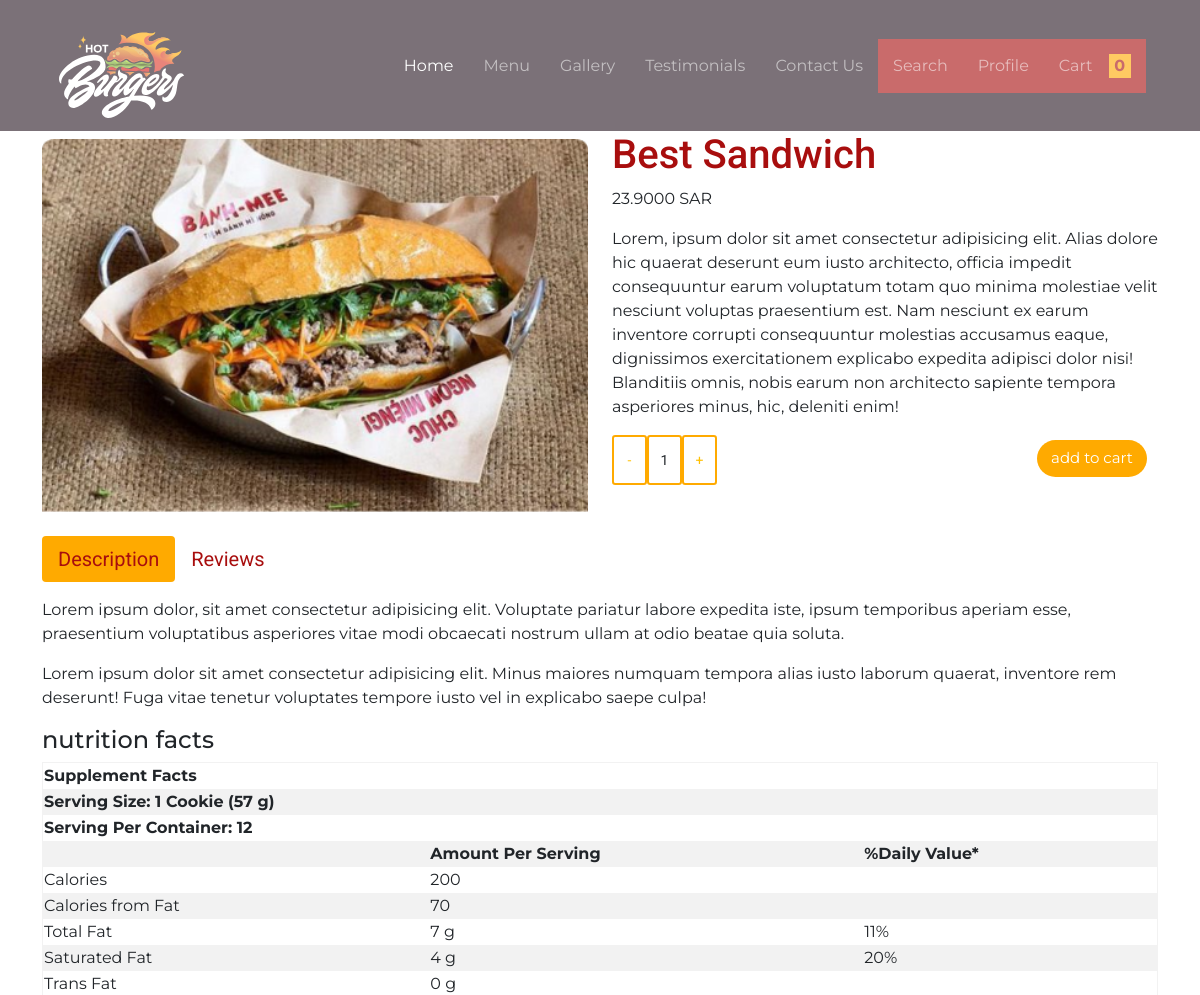
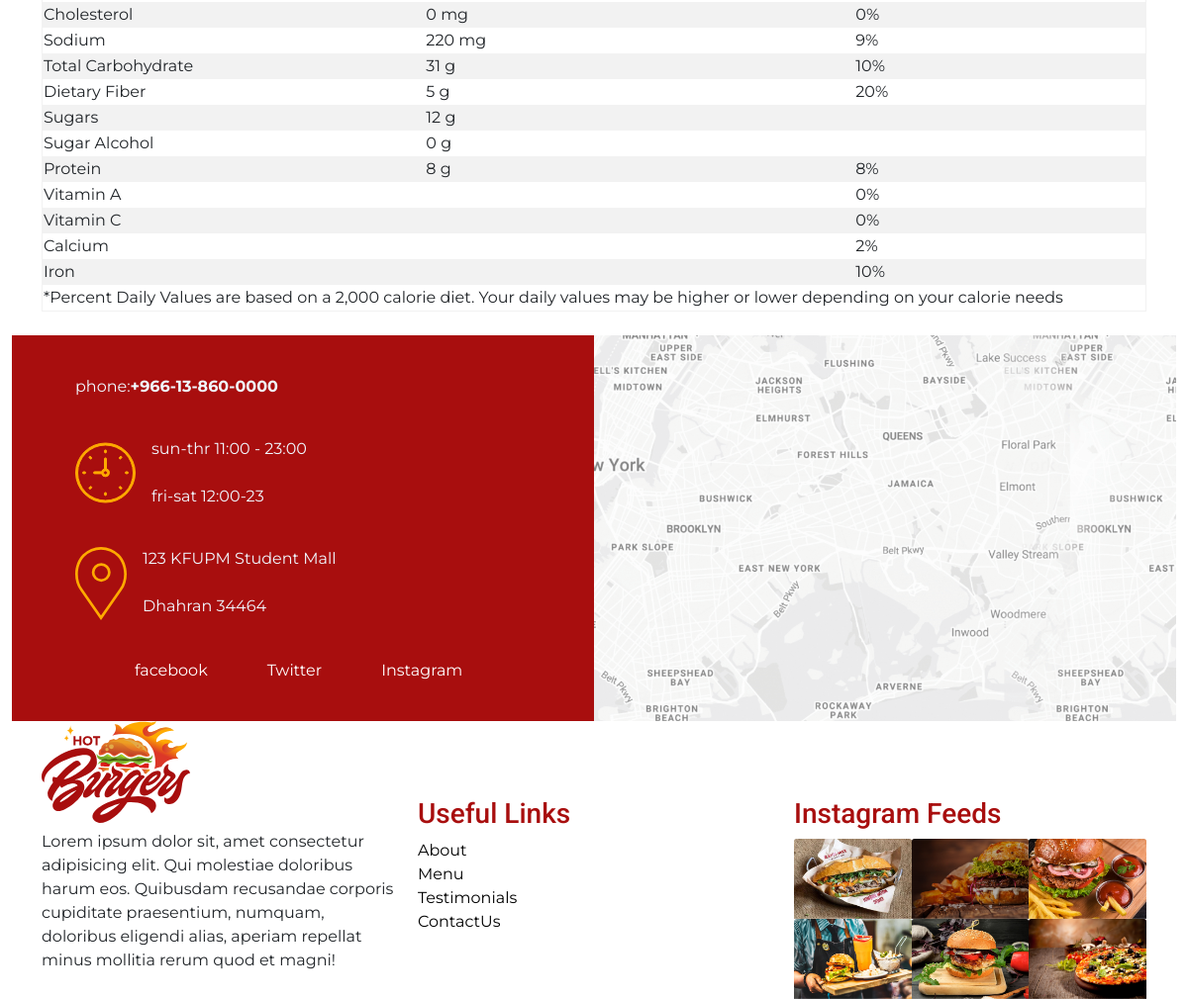
Screenshot of /detail.php?id=1 with the database file from the repository (2 pictures, top to bottom).
### tables this page shows
CREATE TABLE `meal` (
  `id` int(11) NOT NULL,
  `title` varchar(50) NOT NULL,
  `price` decimal(10,4) UNSIGNED NOT NULL,
  `image` varchar(500) NOT NULL,
  `description` varchar(700) NOT NULL
);

### php/meal_dp.php (called while the page is built, shortened)
<?php
   $connection = mysqli_connect("localhost", "root", "", "meals");
class meal_db{
    public function getMealById($id) {
        global $connection;
        $sql = "SELECT * FROM meal m where m.id = $id ";
        $retrival = mysqli_query($connection ,$sql);
        return mysqli_fetch_array($retrival, MYSQLI_ASSOC);
    }
}
?>

### detail.php (the view, shortened to what this page needs)
<?php
include_once "include/inc.header.php";
require_once "php/meal_dp.php";
$id = $_GET['id'];
$meals = new meal_db();
$choosenMeal = $meals -> getMealById($id);
 ?>
    <div class="container">
        <div class="row align-items-center">
        <img src="<?php echo "projectimages/projectImages/".$choosenMeal["image"] ?>" alt="" class="col-md-12 col-lg-6">
            <div class="col-md-12 col-lg-6">
                <h1><?php echo $choosenMeal["title"] ?></h1>
                <p><?php echo $choosenMeal["price"] ?> SAR</p>
                <p><?php echo $choosenMeal["description"] ?></p>
                <div class="cartButtn">
                    <button class="btn btn-sm btn-outline-warning" onclick="decrement()">-</button>
                    <button class="btn btn-sm" id="quantity">1</button>
                    <button class="btn btn-sm btn-outline-warning" onclick="increment()">+</button>
                    <form method="get" action="php/cart.php">
                        <input type="submit" class="btn  btnCart" id="cartButton" value="add to cart">
                    </form>
                </div>
            </div>
        </div>
    </div>
    <div class="container mt-3">
        <ul class="nav nav-pills mb-3" id="pills-tab" role="tablist">
            <li class="nav-item" role="presentation">
                <button class="nav-link btn-lg active" id="pills-home-tab" data-bs-toggle="pill"
                    data-bs-target="#pills-home" type="button" role="tab" aria-controls="pills-home"
                    aria-selected="true">Description</button>
            </li>
            <li class="nav-item" role="presentation">
                <button onclick="showReviews()" class="nav-link btn-lg" id="pills-profile-tab" data-bs-toggle="pill"
                    data-bs-target="#pills-profile" type="button" role="tab" aria-controls="pills-profile"
                    aria-selected="false">Reviews</button>
            </li>
        </ul>
    </div>
    <div class="tab-content" id="pills-tabContent">
        <div class="tab-pane fade show active" id="pills-home" role="tabpanel" aria-labelledby="pills-home-tab">
            <div class="container">
                <div id="desc">
                    <p>Lorem ipsum dolor, sit amet consectetur adipisicing elit. Voluptate pariatur labore expedita
                        iste, ipsum
                        temporibus aperiam esse, praesentium voluptatibus asperiores vitae modi obcaecati nostrum ullam
                        at odio
                        beatae quia soluta.</p>
                    <p>Lorem ipsum dolor sit amet consectetur adipisicing elit. Minus maiores numquam tempora alias
                        iusto
                        laborum
                        quaerat, inventore rem deserunt! Fuga vitae tenetur voluptates tempore iusto vel in explicabo
                        saepe
                        culpa!
                    </p>
                </div>
                <h4>
                    nutrition facts
                </h4>
                <table>
                    <tbody>
                        <tr>
                            <th colspan="3">Supplement Facts </th>
                        </tr>
                        <tr>
                            <th colspan="3">Serving Size: 1 Cookie (57 g) </th>
                        </tr>
                        <tr>
                            <th colspan="3">Serving Per Container: 12</th>
                        </tr>
                        <tr>
                            <th> </th>
                            <th> Amount Per Serving </th>
                            <th>%Daily Value* </th>
                        </tr>
                        <tr>
                            <td>Calories </td>
                            <td>200 </td>
                            <td> </td>
                        </tr>
                        <tr>
                            <td>Calories from Fat </td>
                            <td>70 </td>
                            <td> </td>
                        </tr>
                        <tr>
                            <td>Total Fat </td>
                            <td>7 g </td>
                            <td>11% </td>
                        </tr>
                        <tr>
                            <td>Saturated Fat </td>
                            <td>4 g </td>
                            <td>20% </td>
                        </tr>
                        <tr>
                            <td>Trans Fat </td>
                            <td>0 g </td>
                            <td> </td>
                        </tr>
                        <tr>
                            <td>Cholesterol </td>
                            <td>0 mg </td>
                            <td>0% </td>
                        </tr>
                        <tr>
                            <td>Sodium </td>
                            <td>220 mg </td>
                            <td>9% </td>
                        </tr>
                        <tr>
                            <td>Total Carbohydrate </td>
                            <td>31 g </td>
                            <td>10% </td>
                        </tr>
                        <tr>
                            <td>Dietary Fiber</td>
                            <td>5 g </td>
                            <td>20% </td>
                        </tr>
                        <tr>
                            <td>Sugars </td>
                            <td>12 g </td>
                            <td> </td>
                        </tr>
                        <tr>
                            <td>Sugar Alcohol </td>
                            <td>0 g </td>
                            <td> </td>
                        </tr>
                        <tr>
                            <td>Protein </td>
                            <td>8 g </td>
                            <td>8% </td>
                        </tr>
                        <tr>
                            <td>Vitamin A</td>
                            <td> </td>
                            <td>0% </td>
                        </tr>
                        <tr>
                            <td>Vitamin C </td>
                            <td> </td>
                            <td>0% </td>
                        </tr>
                        <tr>
                            <td>Calcium </td>
                            <td> </td>
                            <td>2% </td>
                        </tr>
                        <tr>
                            <td>Iron </td>
                            <td> </td>
                            <td>10% </td>
                        </tr>
                        <tr>
                            <td colspan="3">
                                *Percent Daily Values are based on a 2,000 calorie diet. Your daily values may be higher
                                or
                                lower depending on your calorie needs
                            </td>
                        </tr>
                    </tbody>
                </table>
            </div>
        </div>
    </div>
    <?php include "include/inc.footer.php"; ?>

### rows the page displays
meal: image (picture), title "Best Sandwich", price "23.9000", description "Lorem, ipsum dolor sit amet consectetur adipisicing elit. Alias dolore hic quaerat deserunt eum iusto architecto, officia impedit consequuntur earum voluptatum totam quo minima molestiae velit nesciunt voluptas praesentium est. Nam nesciunt ex earum inventore corrupti consequuntur molestias accusamus eaque, dignissimos exercitationem explicabo expedita adipisci dolor nisi! Blanditiis omnis, nobis earum non architecto sapiente tempora asperiores minus, hic, deleniti enim!"
